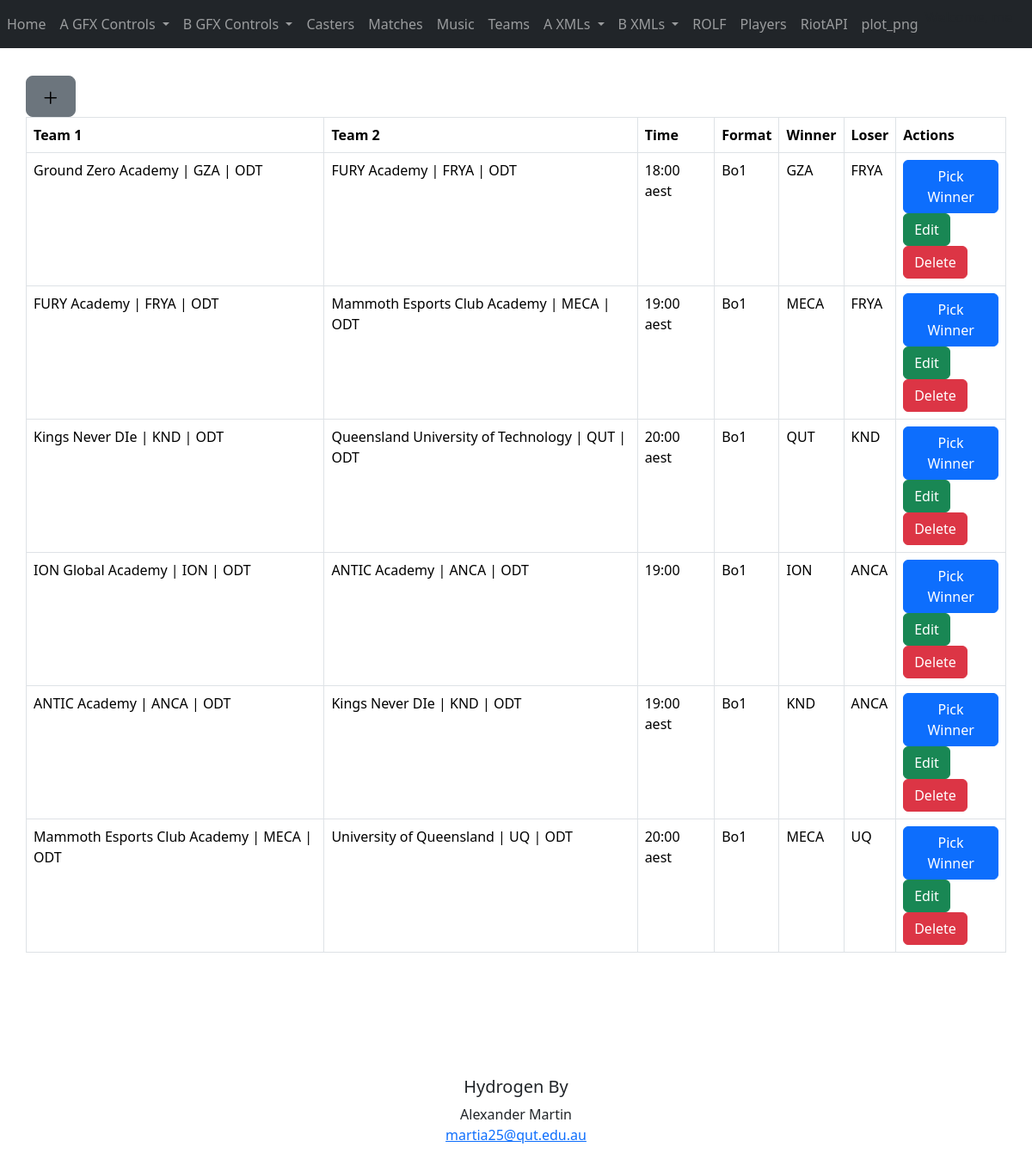
/Matches/, run on the app's committed database.
### App/models.py (models this page shows)
class Teams(db.Model):
    __tablename__='Teams'
    id = db.Column(db.Integer, primary_key=True)
    name = db.Column(db.String(64))
    abbreviation = db.Column(db.String(64))
    description = db.Column(db.String(64))
    logoBlue = db.Column(db.String(64))
    logoRed = db.Column(db.String(64))
    colour= db.Column(db.String(64))
    wins = db.Column(db.String(64))
    losses = db.Column(db.String(64))

class Match(db.Model):
    __tablename__="Matches"
    id = db.Column(db.Integer, primary_key=True)
    team1 = db.Column(db.Integer)
    team2 = db.Column(db.Integer)
    time = db.Column(db.String(64))
    format = db.Column(db.String(64))
    team1name = db.Column(db.String(64))
    team2name = db.Column(db.String(64))
    winner = db.Column(db.String(64))
    loser = db.Column(db.String(64))
    decided = db.Column(db.String(64))

### App/BluePrints/MatchesBP.py (the view)
@bp.route('/Matches/')
def match():
    data = Match.query.all()
    teams = Teams.query.all()
    return render_template('Matches/Matches.html', headings = headings.MatchHeadings, data = data,teams=teams)

### App/templates/Matches/Matches.html (shortened to what this page needs)
{% extends "Base.html" %}
{% import "bootstrap/wtf.html" as wtf %}
{% block content %}
<div class="container">
  <div>
    <a type="button" class="btn btn-secondary btn-lg btn-block" href={{url_for('MatchesBP.matchadd')}}><img src="../static/img/plus.svg"></a>
  </div>
  <div class="row">
    <div class="col-12">
      <table class="table table-bordered">
        <thead>
          <tr>
            {% for header in headings%}
            <th scope="col">{{ header }}</th>
            {% endfor %}
          </tr>
        </thead>
        <tbody>
            {% for match in data%}
                <tr>
                    <td>
                        {% for team in teams%}
                            {%if team.id == match.team1%}
                            {{team.name}} | {{team.abbreviation}} | {{team.description}}
                            {%endif%}
                        {% endfor %}
                    </td>
                    <td>
                        {% for team in teams%}
                            {%if team.id == match.team2%}
                            {{team.name}} | {{team.abbreviation}} | {{team.description}}
                            {%endif%}
                        {% endfor %}
                    </td>
                    <td>
                        {{match.time}}
                    </td>
                    <td>
                        {{match.format}}
                    </td>
                    <td>
                      {% for team in teams%}
                        {%if team.id == match.winner%}
                          {{team.abbreviation}}
                        {%endif%}
                      {% endfor %}
                    </td>
                    <td>
                      {% for team in teams%}
                        {%if team.id == match.loser%}
                          {{team.abbreviation}}
                        {%endif%}
                      {% endfor %}
                    </td>
                    <td>
                      <button type="button" class="btn btn-primary" onclick="Decide('{{match.id}}')">Pick Winner</button>
                      <button type="button" class="btn btn-success" onclick="Edit('{{match.id}}')">Edit</button>
                      <button type="button" class="btn btn-danger" onclick="Del('{{match.id}}')">Delete</button>
                    </td>
                </tr>
            {% endfor %}
        </tbody>
      </table>
    </div>
  </div>
</div>
{% endblock %}

### App/templates/Matches/Matches.html (style rules this page uses)
.container { padding: 2rem 0rem; }

### data on the page
Match: time "18:00 aest", format "Bo1"
Teams: name "Ground Zero Academy", abbreviation "GZA", description "ODT"
Teams: name "FURY Academy", abbreviation "FRYA", description "ODT"
Match: time "19:00 aest", format "Bo1"
Teams: name "Mammoth Esports Club Academy", abbreviation "MECA", description "ODT"
Match: time "20:00 aest", format "Bo1"
Teams: name "Kings Never DIe", abbreviation "KND", description "ODT"
Teams: name "Queensland University of Technology", abbreviation "QUT", description "ODT"
Match: time "19:00", format "Bo1"
Teams: name "ION Global Academy", abbreviation "ION", description "ODT"
Teams: name "ANTIC Academy", abbreviation "ANCA", description "ODT"
Match: time "19:00 aest", format "Bo1"
Match: time "20:00 aest", format "Bo1"
Teams: name "University of Queensland", abbreviation "UQ", description "ODT"

### other printed values
{{ header }} "Team 1" "Team 2" "Time" "Format" "Winner" "Loser" "Actions"
